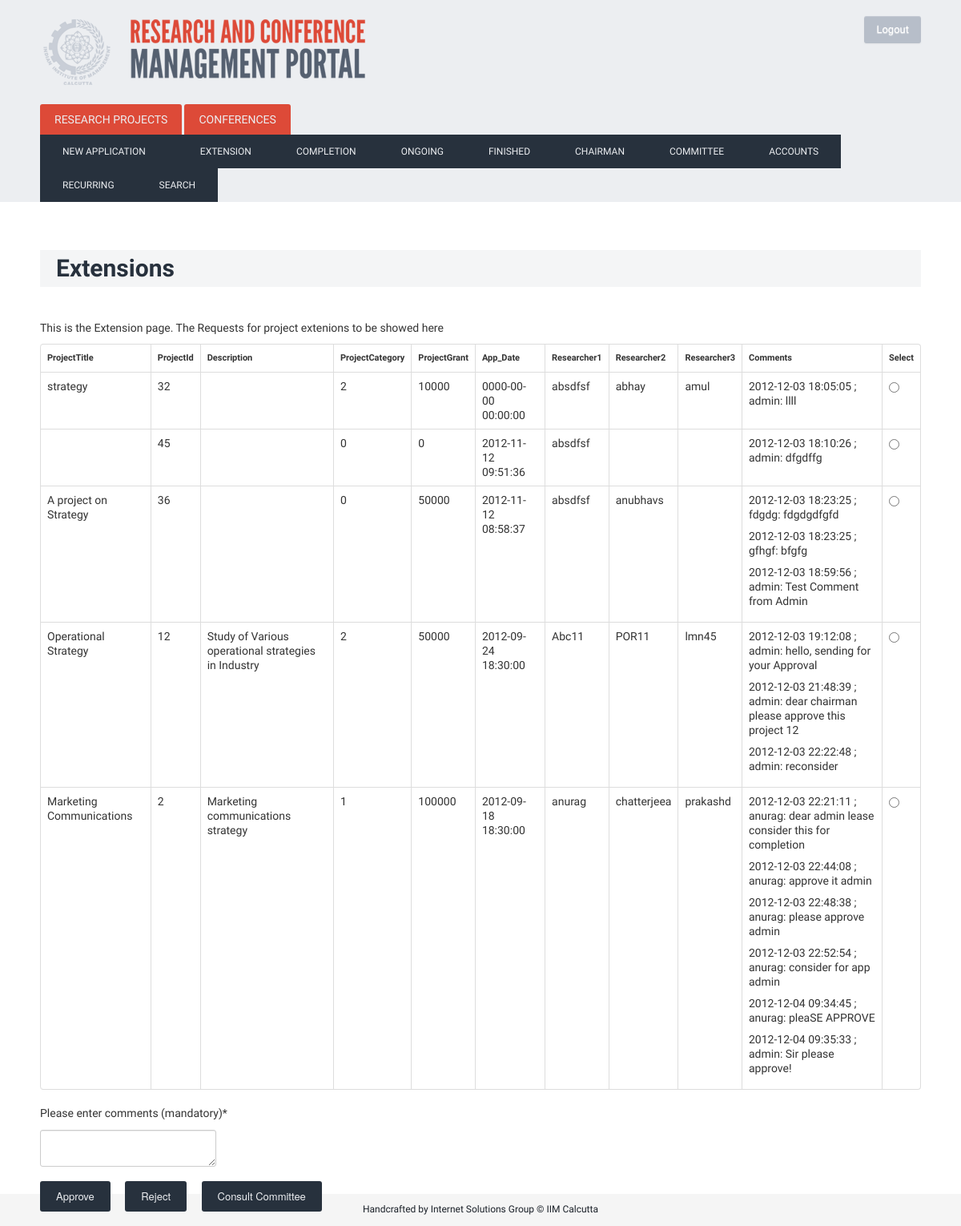
Page /index.php/extension_chairman (signed in) on the committed database.
### tables this page shows
CREATE TABLE IF NOT EXISTS `project` (
  `ProjectTitle` varchar(400) NOT NULL,
  `ProjectId` bigint(200) NOT NULL AUTO_INCREMENT,
  `Description` varchar(2000) NOT NULL,
  `App_Date` timestamp NOT NULL DEFAULT CURRENT_TIMESTAMP COMMENT 'The  date of application of the project',
  `Start_Date` date NOT NULL,
  `End_Date` date NOT NULL,
  `Researcher1` varchar(80) NOT NULL,
  `Researcher2` varchar(80) NOT NULL,
  `Researcher3` varchar(80) NOT NULL,
  `ProjectCategory` varchar(30) NOT NULL,
  `ProjectGrant` int(11) NOT NULL,
  `PStatus` varchar(50) NOT NULL,
  `Deliverables` varchar(500) NOT NULL,
  `cases` int(11) NOT NULL DEFAULT '0',
  `journals` int(11) NOT NULL DEFAULT '0',
  `chapters` int(11) NOT NULL DEFAULT '0',
  `conference` int(11) NOT NULL DEFAULT '0',
  `paper` int(11) NOT NULL DEFAULT '0',
  `comm_approval` int(11) NOT NULL,
  PRIMARY KEY (`ProjectId`),
  UNIQUE KEY `ProjectId` (`ProjectId`),
  UNIQUE KEY `ProjectId_2` (`ProjectId`)
);

CREATE TABLE IF NOT EXISTS `comment` (
  `Project_ID` bigint(200) NOT NULL,
  `Comment` varchar(5000) NOT NULL,
  `Comment_type` varchar(50) NOT NULL,
  `User` varchar(50) NOT NULL,
  `User_type` int(11) NOT NULL,
  `Date` timestamp NOT NULL DEFAULT CURRENT_TIMESTAMP
);

### index.php (called while the page is built, shortened)
<?php
require_once BASEPATH.'core/CodeIgniter.php';

### application/models/project_model.php (called while the page is built, shortened)
<?PHP
class Project_model extends CI_Model {
	function project_extension_chairman()
		{
		$queryStr='Select * from project where ProjectId IN (SELECT ProjectId FROM projectextension where  ApprovalPending = "chairman");';
		$query = $this->db->query($queryStr);
		return $query;
		}
	function getcomment($ProjectID, $usertype)
	{
		$queryStr='SELECT * FROM comment WHERE Project_ID='.$ProjectID.';';
		$query = $this->db->query($queryStr);
		return $query->result();
	}
}
?>

### application/controllers/extension_chairman.php (the view, shortened to what this page needs)
<?PHP
class extension_chairman extends CI_Controller
	{
	function index()
		{
			$data['myClass']=$this;
			$data['action']=0;
			if($_SESSION['usertype']==1){
				$this->load->view('layout',$data);
			} elseif ($_SESSION['usertype']==2){
				$this->load->view('layoutComm',$data);
			} elseif($_SESSION['usertype']==3){
				$this->load->view('layoutChairman',$data);
			}
			else{
			header("location:login");
			}
		}
	function load_php()
				{
				echo '<h1>Extensions</h1>';
				echo '<p> This is the Extension page. The Requests for project extenions to be showed here</p>';
				$this->load->model('project_model');
				$Query= $this->project_model->project_extension_chairman();
				echo '<FORM METHOD=POST ACTION="ExtensionCheckChairmanRequest">
				<TABLE width="90%" border="1" bordercolor="#993300" align="center" cellpadding="3" cellspacing="1" class="table_border_both_left"><tr  class="heading_table_top">
					 <table class="table table-bordered">
					<tr><TD><h4>ProjectTitle</h4></TD><TD><h4>ProjectId</h4></TD><TD><h4>Description</h4></TD><TD><h4>ProjectCategory</h4></TD><TD><h4>ProjectGrant</h4><TD><h4>App_Date</h4></TD><TD><h4>Researcher1</h4></TD><TD><h4>Researcher2</TD><TD><h4>Researcher3</TD><TD><h4>Comments</h4></TD><TD><h4>Select</h1></TD></tr>
					<tbody>';
					 foreach($Query->result() as $row)
					 {
						 echo '<TR><TD>';
						 print $row->ProjectTitle;
						 echo '</TD><TD>';
						 print $row->ProjectId;
						 echo '</TD><TD>';
						 print $row->Description;
						 echo '</TD><TD>';
						 print $row->ProjectCategory;
						 echo '</TD><TD>';
						 print $row->ProjectGrant;
						 echo '</TD><TD>';
						 print $row->App_Date;
						 echo '</TD><TD>';
						 print $row->Researcher1;
						 echo '</TD><TD>';
						 print $row->Researcher2;
						 echo '</TD><TD>';
						 print $row->Researcher3;
					         echo '</TD><TD>';
						 $Result=$this->project_model->getComment($row->ProjectId, $_SESSION['usertype']);
						 foreach($Result as $row1)
						 {
							 echo '<p>'.$row1->Date.' ; '.$row1->User.': '.$row1->Comment.'</p>';
						 }
						 echo '</TD><TD><INPUT TYPE="RADIO" NAME="ProjectSelected" VALUE="'.$row->ProjectId.'"></TD></TR>';
					 }
				echo '</tbody></TABLE>
				<p>Please enter comments (mandatory)*</p>
				<p><textarea name="comment" ></textarea></p>
				<INPUT TYPE=SUBMIT name ="RequestType" value="Approve">
				<INPUT TYPE=SUBMIT name="RequestType" value="Reject">
				<INPUT TYPE=SUBMIT name="RequestType" value="Consult Committee">
				</FORM>';
				}
	}
?>

### static/css/custom.css (style rules this page uses)
html, body { height: 100%; }
body { background: url('/static/img/denim.png'); font-family: 'Droid Sans', sans-serif; font-weight: normal; font-size: 14px; line-height: 1.6; }
h4 { font-size: 11px; }
h1 { color: #27313D; margin-top: 60px; margin-bottom: 40px; font-weight: bold; background: #F4F5F6; padding: 5px 20px; }
input[type=submit] { border: none; padding: 10px 20px; margin-right: 15px; color: #ECEEF1; background: #27313D; -webkit-border-radius: 3px; -moz-border-radius: 3px; border-radius: 3px; cursor: pointer; }

### rows in the picture
project: ProjectTitle "strategy", ProjectId "32", ProjectCategory "2", ProjectGrant "10000", App_Date "0000-00-00 00:00:00", Researcher1 "absdfsf", Researcher2 "abhay", Researcher3 "amul"
comment: Date "2012-12-03 18:05:05", User "admin", Comment "llll"
project: ProjectId "45", ProjectCategory "0", ProjectGrant "0", App_Date "2012-11-12 09:51:36", Researcher1 "absdfsf"
comment: Date "2012-12-03 18:10:26", User "admin", Comment "dfgdffg"
project: ProjectTitle "A project on Strategy", ProjectId "36", ProjectCategory "0", ProjectGrant "50000", App_Date "2012-11-12 08:58:37", Researcher1 "absdfsf", Researcher2 "anubhavs"
comment: Date "2012-12-03 18:23:25", User "fdgdg", Comment "fdgdgdfgfd"
comment: Date "2012-12-03 18:23:25", User "gfhgf", Comment "bfgfg"
comment: Date "2012-12-03 18:59:56", User "admin", Comment "Test Comment from Admin"
project: ProjectTitle "Operational Strategy", ProjectId "12", Description "Study of Various operational strategies in Industry", ProjectCategory "2", ProjectGrant "50000", App_Date "2012-09-24 18:30:00", Researcher1 "Abc11", Researcher2 "POR11", Researcher3 "lmn45"
comment: Date "2012-12-03 19:12:08", User "admin", Comment "hello, sending for your Approval"
comment: Date "2012-12-03 21:48:39", User "admin", Comment "dear chairman please approve this project 12"
comment: Date "2012-12-03 22:22:48", User "admin", Comment "reconsider"
project: ProjectTitle "Marketing Communications", ProjectId "2", Description "Marketing communications strategy", ProjectCategory "1", ProjectGrant "100000", App_Date "2012-09-18 18:30:00", Researcher1 "anurag", Researcher2 "chatterjeea", Researcher3 "prakashd"
comment: Date "2012-12-03 22:21:11", User "anurag", Comment "dear admin lease consider this for completion"
comment: Date "2012-12-03 22:44:08", User "anurag", Comment "approve it admin"
comment: Date "2012-12-03 22:48:38", User "anurag", Comment "please approve admin"
comment: Date "2012-12-03 22:52:54", User "anurag", Comment "consider for app admin"
comment: Date "2012-12-04 09:34:45", User "anurag", Comment "pleaSE APPROVE"
comment: Date "2012-12-04 09:35:33", User "admin", Comment "Sir please approve!"
